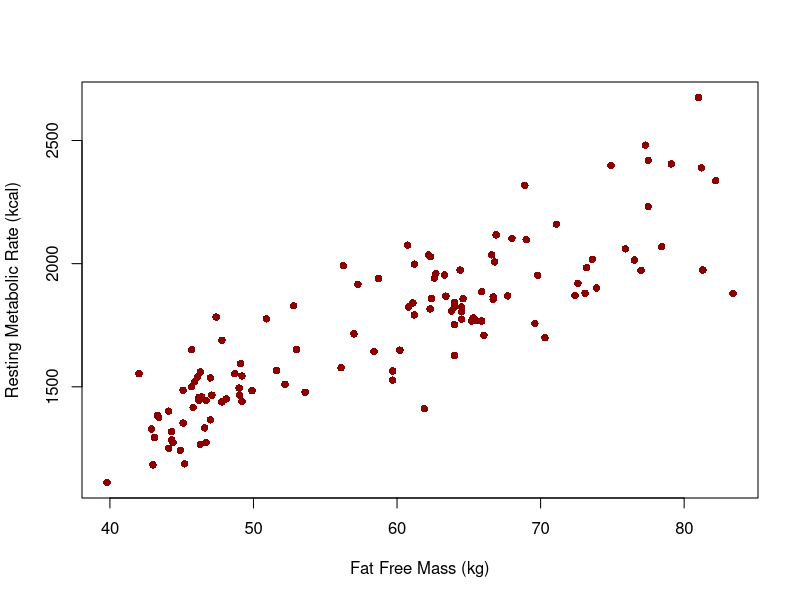
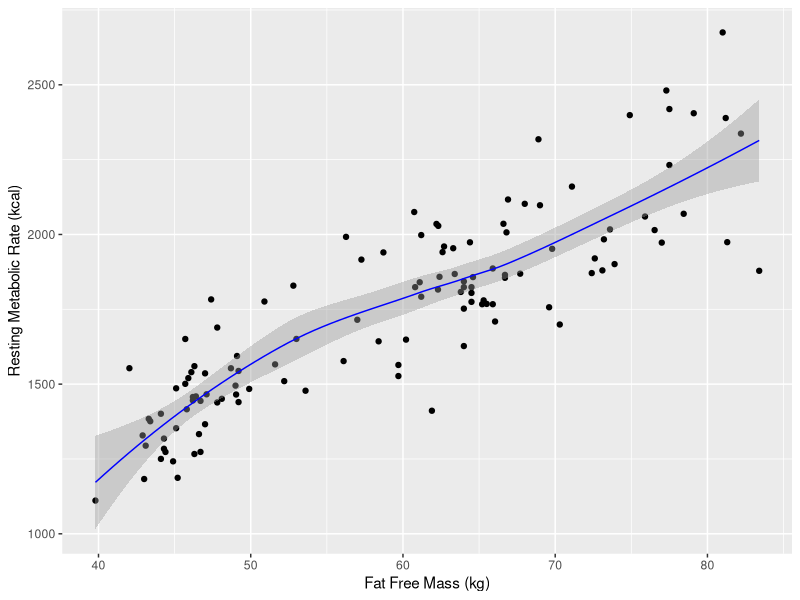

These charts were generated, in order, by the following R code:
## ---- chunk 1
#| warning: false
#| echo: false
#| label: PLOT 
library(readxl)
Data <- read_excel("last.xlsx")

plot(Data$FFM, Data$RMR, xlab="Fat Free Mass (kg)", ylab="Resting Metabolic Rate (kcal)", col = "darkred", pch = 16)

## ---- chunk 2
#| warning: false
#| echo: false
#| label: PLOT2 

library(ggplot2)
library(readxl)

Data <- read_excel("last.xlsx")
ggplot(Data) +
  aes(
    x = FFM,
    y = RMR) +
  geom_point () +
  labs(
    x = "Fat Free Mass (kg)",
    y = "Resting Metabolic Rate (kcal)" 
    ) +
  geom_smooth(method = 'loess',linetype= "solid", color="blue", size = 0.5) 
